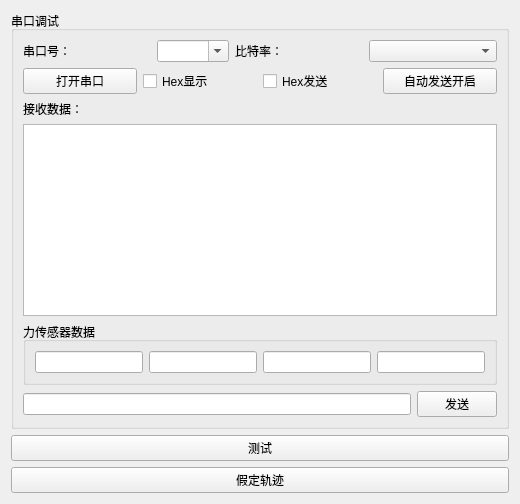
      <widget class="QWidget" name="tab_8">
       <attribute name="title">
        <string>Tab 2</string>
       </attribute>
       <layout class="QVBoxLayout" name="verticalLayout_11">
        <item>
         <widget class="QGroupBox" name="groupBox_12">
          <property name="title">
           <string>串口调试</string>
          </property>
          <layout class="QVBoxLayout" name="verticalLayout_12">
           <item>
            <layout class="QHBoxLayout" name="horizontalLayout_22">
             <item>
              <widget class="QLabel" name="label_44">
               <property name="text">
                <string>串口号：</string>
               </property>
              </widget>
             </item>
             <item>
              <widget class="QComboBox" name="comboBoxPortName_2">
               <property name="enabled">
                <bool>true</bool>
               </property>
               <property name="sizePolicy">
                <sizepolicy hsizetype="Fixed" vsizetype="Fixed">
                 <horstretch>200</horstretch>
                 <verstretch>0</verstretch>
                </sizepolicy>
               </property>
               <property name="editable">
                <bool>true</bool>
               </property>
              </widget>
             </item>
             <item>
              <widget class="QLabel" name="label_45">
               <property name="text">
                <string>比特率：</string>
               </property>
              </widget>
             </item>
             <item>
              <widget class="QComboBox" name="comboBoxBaudRate_2"/>
             </item>
            </layout>
           </item>
           <item>
            <layout class="QHBoxLayout" name="horizontalLayout_23">
             <item>
              <widget class="QPushButton" name="btnOpenCOM_2">
               <property name="text">
                <string>打开串口</string>
               </property>
              </widget>
             </item>
             <item>
              <widget class="QCheckBox" name="checkBoxHexReceive_2">
               <property name="text">
                <string>Hex显示</string>
               </property>
              </widget>
             </item>
             <item>
              <widget class="QCheckBox" name="checkBoxHexSend_2">
               <property name="text">
                <string>Hex发送</string>
               </property>
              </widget>
             </item>
             <item>
              <widget class="QPushButton" name="btnAutoSendData_2">
               <property name="text">
                <string>自动发送开启</string>
               </property>
              </widget>
             </item>
            </layout>
           </item>
           <item>
            <layout class="QVBoxLayout" name="verticalLayout_13">
             <item>
              <widget class="QLabel" name="label_46">
               <property name="text">
                <string>接收数据：</string>
               </property>
              </widget>
             </item>
             <item>
              <widget class="QTextEdit" name="txtReceiveData_2"/>
             </item>
            </layout>
           </item>
           <item>
            <widget class="QGroupBox" name="groupBox_13">
             <property name="title">
              <string>力传感器数据</string>
             </property>
             <layout class="QHBoxLayout" name="horizontalLayout_24">
              <item>
               <widget class="QLineEdit" name="Sensor1_2"/>
              </item>
              <item>
               <widget class="QLineEdit" name="Sensor2_2"/>
              </item>
              <item>
               <widget class="QLineEdit" name="Sensor3_2"/>
              </item>
              <item>
               <widget class="QLineEdit" name="Sensor4_2"/>
              </item>
             </layout>
            </widget>
           </item>
           <item>
            <layout class="QHBoxLayout" name="horizontalLayout_55">
             <item>
              <widget class="QLineEdit" name="txtSend_2"/>
             </item>
             <item>
              <widget class="QPushButton" name="btnSendData_2">
               <property name="text">
                <string>发送</string>
               </property>
              </widget>
             </item>
            </layout>
           </item>
          </layout>
         </widget>
        </item>
        <item>
         <widget class="QPushButton" name="pushButton_4">
          <property name="text">
           <string>测试</string>
          </property>
         </widget>
        </item>
        <item>
         <widget class="QPushButton" name="pushButton_7">
          <property name="text">
           <string>假定轨迹</string>
          </property>
         </widget>
        </item>
       </layout>
      </widget>
